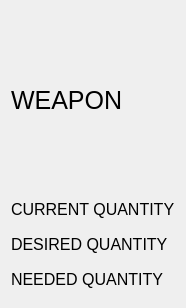
      <widget class="QWidget" name="scrollAreaWidgetContents_2">
       <property name="geometry">
        <rect>
         <x>0</x>
         <y>0</y>
         <width>165</width>
         <height>308</height>
        </rect>
       </property>
       <property name="sizePolicy">
        <sizepolicy hsizetype="MinimumExpanding" vsizetype="Preferred">
         <horstretch>0</horstretch>
         <verstretch>0</verstretch>
        </sizepolicy>
       </property>
       <layout class="QGridLayout" name="gridLayout_2">
        <item row="2" column="0">
         <widget class="QLabel" name="label_8">
          <property name="sizePolicy">
           <sizepolicy hsizetype="Fixed" vsizetype="Maximum">
            <horstretch>0</horstretch>
            <verstretch>0</verstretch>
           </sizepolicy>
          </property>
          <property name="minimumSize">
           <size>
            <width>0</width>
            <height>27</height>
           </size>
          </property>
          <property name="font">
           <font>
            <pointsize>12</pointsize>
           </font>
          </property>
          <property name="text">
           <string>DESIRED QUANTITY</string>
          </property>
         </widget>
        </item>
        <item row="3" column="0">
         <widget class="QLabel" name="label_7">
          <property name="sizePolicy">
           <sizepolicy hsizetype="Fixed" vsizetype="Maximum">
            <horstretch>0</horstretch>
            <verstretch>0</verstretch>
           </sizepolicy>
          </property>
          <property name="minimumSize">
           <size>
            <width>0</width>
            <height>27</height>
           </size>
          </property>
          <property name="font">
           <font>
            <pointsize>12</pointsize>
           </font>
          </property>
          <property name="text">
           <string>NEEDED QUANTITY</string>
          </property>
         </widget>
        </item>
        <item row="1" column="0">
         <widget class="QLabel" name="label_5">
          <property name="sizePolicy">
           <sizepolicy hsizetype="Fixed" vsizetype="Maximum">
            <horstretch>0</horstretch>
            <verstretch>0</verstretch>
           </sizepolicy>
          </property>
          <property name="minimumSize">
           <size>
            <width>0</width>
            <height>27</height>
           </size>
          </property>
          <property name="font">
           <font>
            <pointsize>12</pointsize>
           </font>
          </property>
          <property name="text">
           <string>CURRENT QUANTITY</string>
          </property>
         </widget>
        </item>
        <item row="0" column="0">
         <widget class="QLabel" name="label_6">
          <property name="sizePolicy">
           <sizepolicy hsizetype="Fixed" vsizetype="Fixed">
            <horstretch>0</horstretch>
            <verstretch>0</verstretch>
           </sizepolicy>
          </property>
          <property name="minimumSize">
           <size>
            <width>0</width>
            <height>175</height>
           </size>
          </property>
          <property name="font">
           <font>
            <pointsize>19</pointsize>
           </font>
          </property>
          <property name="layoutDirection">
           <enum>Qt::LeftToRight</enum>
          </property>
          <property name="text">
           <string>WEAPON</string>
          </property>
         </widget>
        </item>
       </layout>
      </widget>
